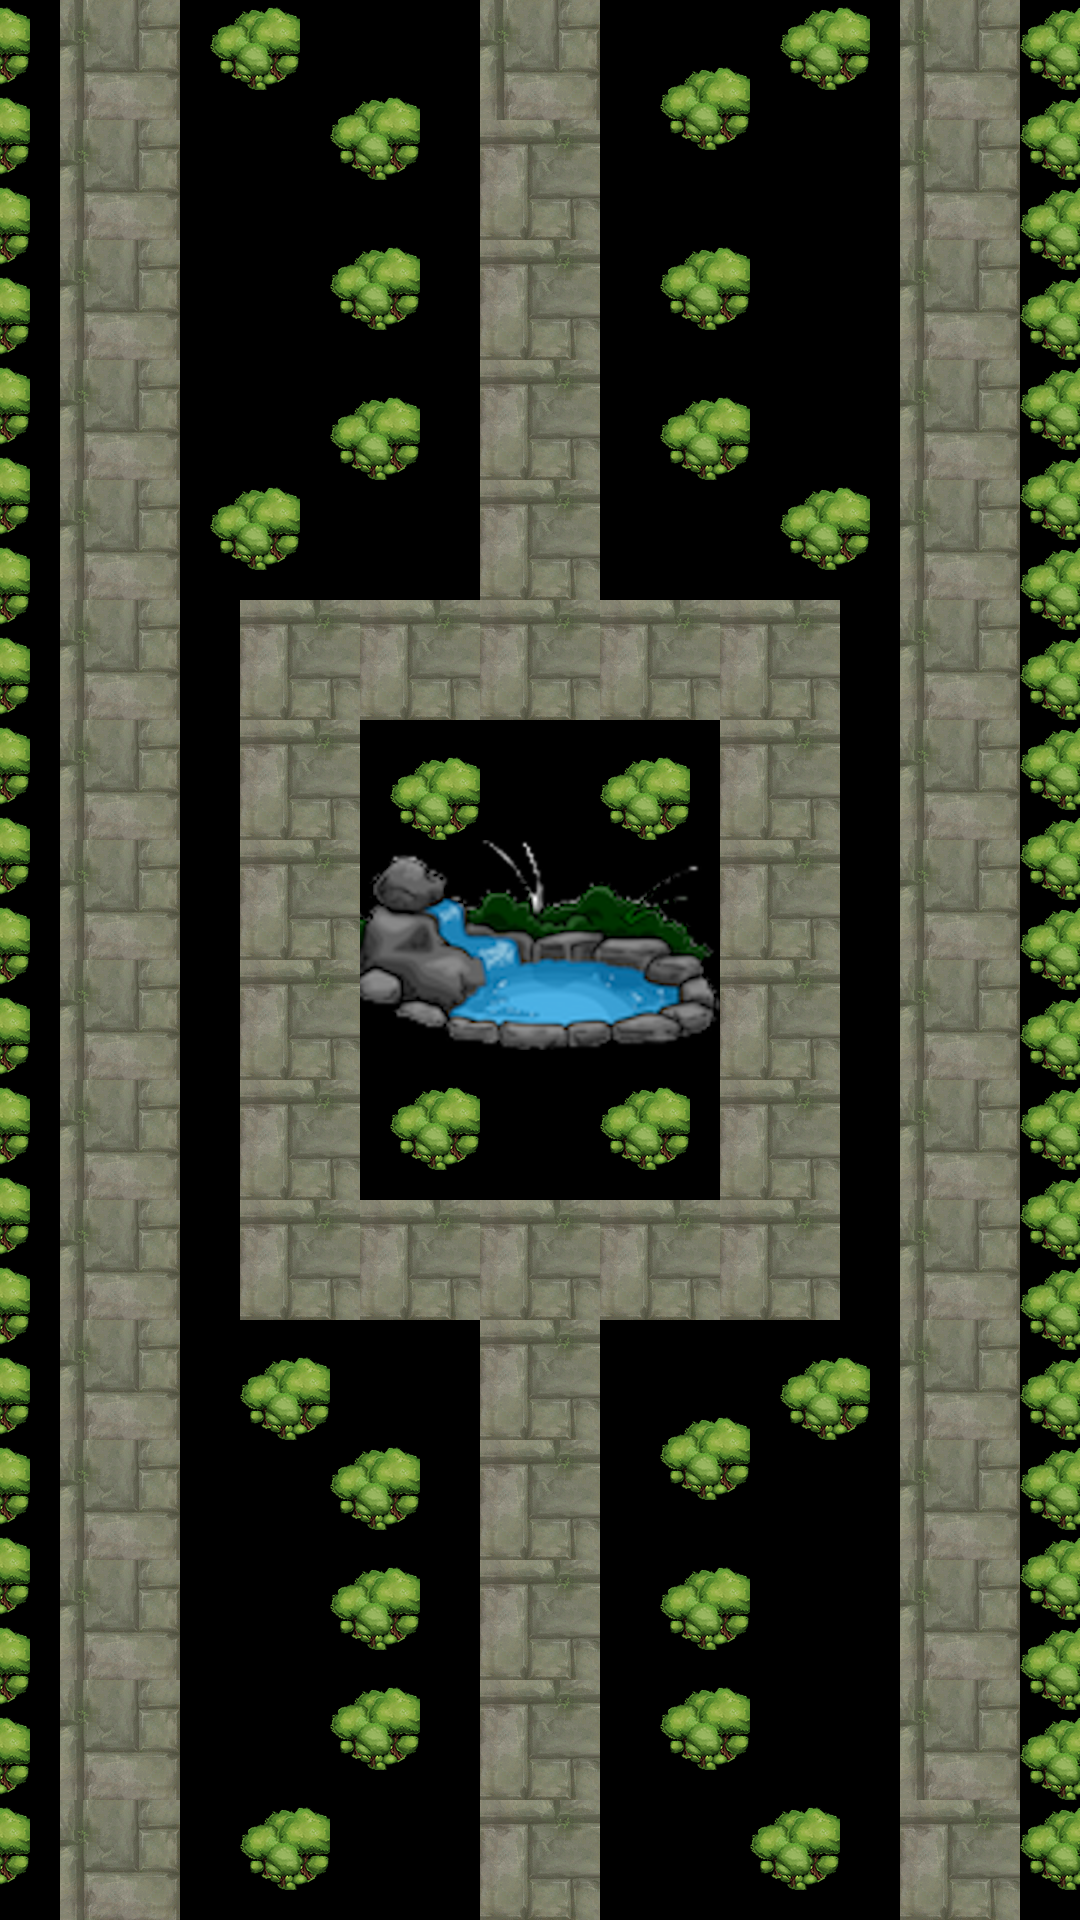

A 2D game scene composited from a Tiled map and its tileset images. What follows is a short description and the map's XML, with each tile layer's data collapsed to a summary:
An orthogonal 36x64 tile map with 30x30 px tiles, 5 tile layers (Trees, Ponds, Path1, Path2, ...), 4 tilesets and 25 objects (1A, 1B, Button1A, Button1B, 2A, ...).

<map version="1.9" tiledversion="1.9.2" orientation="orthogonal" renderorder="left-up" width="36" height="64" tilewidth="30" tileheight="30" infinite="0" nextlayerid="11" nextobjectid="35">
 <tileset firstgid="1" name="GrassBackGround" tilewidth="1080" tileheight="1920" tilecount="1" columns="1">
  <image source="GrassBackGround.png" width="1080" height="1920" />
 </tileset>
 <tileset firstgid="2" name="PathBricks" tilewidth="30" tileheight="30" tilecount="289" columns="17">
  <image source="PathBricks.png" width="512" height="512" />
 </tileset>
 <tileset firstgid="291" name="TreeGroup" tilewidth="30" tileheight="30" tilecount="9" columns="3">
  <image source="TreeGroup.png" width="100" height="100" />
 </tileset>
 <tileset firstgid="300" name="Pond" tilewidth="30" tileheight="30" tilecount="128" columns="16">
  <image source="Pond.png" width="500" height="250" />
 </tileset>
 <objectgroup id="2" name="BackGround">
  <object id="1" gid="1" x="0.198794" y="1919.43" width="1080" height="1920" />
 </objectgroup>
 <layer id="5" name="Trees" width="36" height="64">
  <data>[2304 cells, 405 non-empty, 9 distinct tile ids]</data>
 </layer>
 <layer id="6" name="Ponds" width="36" height="64">
  <data>[2304 cells, 84 non-empty, 84 distinct tile ids]</data>
 </layer>
 <layer id="1" name="Path1" width="36" height="64">
  <data>[2304 cells, 256 non-empty, 16 distinct tile ids]</data>
 </layer>
 <layer id="3" name="Path2" width="36" height="64">
  <data>[2304 cells, 448 non-empty, 16 distinct tile ids]</data>
 </layer>
 <layer id="4" name="Path3" width="36" height="64">
  <data>[2304 cells, 256 non-empty, 16 distinct tile ids]</data>
 </layer>
 <objectgroup id="7" name="PathObj1">
  <object id="2" name="1A" x="128.383" y="1843.08">
   <point />
  </object>
  <object id="3" name="1B" x="116.8" y="41.7142">
   <point />
  </object>
  <object id="25" name="Button1A" x="118.601" y="1553.91">
   <point />
  </object>
  <object id="29" name="Button1B" x="118.601" y="309.814">
   <point />
  </object>
 </objectgroup>
 <objectgroup id="9" name="PathObj2">
  <object id="6" name="2A" x="538.113" y="1850.02">
   <point />
  </object>
  <object id="8" name="2F" x="538.113" y="33.3714">
   <point />
  </object>
  <object id="9" name="2B" x="540.199" y="1272.28">
   <properties>
    <property name="color" type="color" value="#ffae0204" />
   </properties>
   <point />
  </object>
  <object id="11" name="2E" x="542.285" y="648.656">
   <point />
  </object>
  <object id="12" name="2C" x="294.085" y="1238.91">
   <point />
  </object>
  <object id="14" name="2D" x="291.999" y="667.427">
   <point />
  </object>
  <object id="26" name="Button2A" x="377.586" y="1280.4">
   <point />
  </object>
  <object id="32" name="Button2B" x="392.108" y="670.457">
   <point />
  </object>
 </objectgroup>
 <objectgroup id="10" name="PathObj3">
  <object id="18" name="3A" x="539.754" y="1839.52">
   <point />
  </object>
  <object id="19" name="3B" x="542.175" y="1265.88">
   <point />
  </object>
  <object id="20" name="3C" x="796.319" y="1258.62">
   <point />
  </object>
  <object id="22" name="3D" x="774.535" y="709.184">
   <point />
  </object>
  <object id="23" name="3E" x="542.175" y="646.253">
   <point />
  </object>
  <object id="24" name="3F" x="537.334" y="33.8859">
   <point />
  </object>
  <object id="27" name="Button3A" x="694.661" y="1280.4">
   <point />
  </object>
  <object id="33" name="Button3B" x="658.355" y="660.775">
   <point />
  </object>
 </objectgroup>
 <objectgroup id="8" name="PathObj4">
  <object id="16" name="4A" x="961.512" y="1852.11">
   <point />
  </object>
  <object id="17" name="4B" x="965.684" y="35.4571">
   <point />
  </object>
  <object id="28" name="Button4A" x="975.43" y="1566.01">
   <point />
  </object>
  <object id="34" name="Button4B" x="968.169" y="292.871">
   <point />
  </object>
 </objectgroup>
</map>